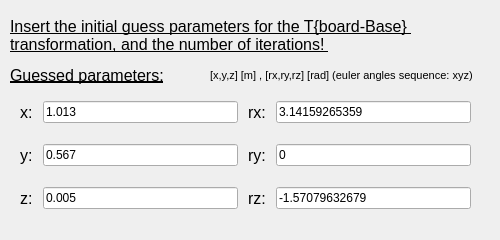
          <widget class="QWidget" name="tab_9">
           <attribute name="title">
            <string>Initial guess</string>
           </attribute>
           <widget class="QWidget" name="gridLayoutWidget_3">
            <property name="geometry">
             <rect>
              <x>10</x>
              <y>80</y>
              <width>471</width>
              <height>151</height>
             </rect>
            </property>
            <layout class="QGridLayout" name="gridLayout_4" columnstretch="0,0,0,0">
             <property name="leftMargin">
              <number>10</number>
             </property>
             <property name="topMargin">
              <number>0</number>
             </property>
             <property name="rightMargin">
              <number>10</number>
             </property>
             <property name="bottomMargin">
              <number>0</number>
             </property>
             <property name="horizontalSpacing">
              <number>10</number>
             </property>
             <property name="verticalSpacing">
              <number>0</number>
             </property>
             <item row="0" column="3">
              <widget class="QLineEdit" name="ig_rx">
               <property name="inputMask">
                <string/>
               </property>
               <property name="text">
                <string>3.14159265359</string>
               </property>
              </widget>
             </item>
             <item row="2" column="2">
              <widget class="QLabel" name="label_53">
               <property name="font">
                <font>
                 <pointsize>12</pointsize>
                </font>
               </property>
               <property name="text">
                <string>rz:</string>
               </property>
              </widget>
             </item>
             <item row="1" column="1">
              <widget class="QLineEdit" name="ig_y">
               <property name="inputMask">
                <string/>
               </property>
               <property name="text">
                <string>0.567</string>
               </property>
              </widget>
             </item>
             <item row="1" column="3">
              <widget class="QLineEdit" name="ig_ry">
               <property name="inputMask">
                <string/>
               </property>
               <property name="text">
                <string>0</string>
               </property>
              </widget>
             </item>
             <item row="2" column="1">
              <widget class="QLineEdit" name="ig_z">
               <property name="inputMask">
                <string/>
               </property>
               <property name="text">
                <string>0.005</string>
               </property>
              </widget>
             </item>
             <item row="1" column="2">
              <widget class="QLabel" name="label_51">
               <property name="font">
                <font>
                 <pointsize>12</pointsize>
                </font>
               </property>
               <property name="text">
                <string>ry:</string>
               </property>
              </widget>
             </item>
             <item row="0" column="0">
              <widget class="QLabel" name="label_47">
               <property name="font">
                <font>
                 <pointsize>12</pointsize>
                </font>
               </property>
               <property name="text">
                <string>x:</string>
               </property>
              </widget>
             </item>
             <item row="0" column="1">
              <widget class="QLineEdit" name="ig_x">
               <property name="inputMask">
                <string/>
               </property>
               <property name="text">
                <string>1.013</string>
               </property>
              </widget>
             </item>
             <item row="0" column="2">
              <widget class="QLabel" name="label_50">
               <property name="font">
                <font>
                 <pointsize>12</pointsize>
                </font>
               </property>
               <property name="text">
                <string>rx:</string>
               </property>
              </widget>
             </item>
             <item row="1" column="0">
              <widget class="QLabel" name="label_48">
               <property name="font">
                <font>
                 <pointsize>12</pointsize>
                </font>
               </property>
               <property name="text">
                <string>y:</string>
               </property>
              </widget>
             </item>
             <item row="2" column="0">
              <widget class="QLabel" name="label_49">
               <property name="font">
                <font>
                 <pointsize>12</pointsize>
                </font>
               </property>
               <property name="text">
                <string>z:</string>
               </property>
              </widget>
             </item>
             <item row="2" column="3">
              <widget class="QLineEdit" name="ig_rz">
               <property name="inputMask">
                <string/>
               </property>
               <property name="text">
                <string>-1.57079632679 </string>
               </property>
              </widget>
             </item>
            </layout>
           </widget>
           <widget class="QLabel" name="label_86">
            <property name="geometry">
             <rect>
              <x>10</x>
              <y>5</y>
              <width>471</width>
              <height>61</height>
             </rect>
            </property>
            <property name="font">
             <font>
              <pointsize>12</pointsize>
              <underline>true</underline>
             </font>
            </property>
            <property name="text">
             <string>Insert the initial guess parameters for the T{board-Base} 
transformation, and the number of iterations! </string>
            </property>
           </widget>
           <widget class="QLabel" name="label_87">
            <property name="geometry">
             <rect>
              <x>210</x>
              <y>60</y>
              <width>281</width>
              <height>31</height>
             </rect>
            </property>
            <property name="font">
             <font>
              <pointsize>8</pointsize>
             </font>
            </property>
            <property name="text">
             <string>[x,y,z] [m] , [rx,ry,rz] [rad] (euler angles sequence: xyz)</string>
            </property>
           </widget>
           <widget class="QLabel" name="label_89">
            <property name="geometry">
             <rect>
              <x>10</x>
              <y>60</y>
              <width>171</width>
              <height>30</height>
             </rect>
            </property>
            <property name="font">
             <font>
              <pointsize>12</pointsize>
              <underline>true</underline>
             </font>
            </property>
            <property name="text">
             <string>Guessed parameters:</string>
            </property>
           </widget>
          </widget>
